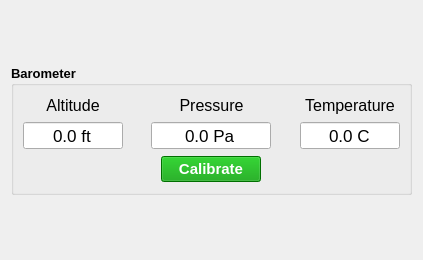
           <widget class="QWidget" name="page_8">
            <property name="geometry">
             <rect>
              <x>0</x>
              <y>0</y>
              <width>423</width>
              <height>260</height>
             </rect>
            </property>
            <attribute name="label">
             <string>BAROMETER</string>
            </attribute>
            <layout class="QGridLayout" name="gridLayout_35">
             <item row="0" column="0">
              <widget class="QGroupBox" name="groupBox_3">
               <property name="sizePolicy">
                <sizepolicy hsizetype="Preferred" vsizetype="Minimum">
                 <horstretch>0</horstretch>
                 <verstretch>0</verstretch>
                </sizepolicy>
               </property>
               <property name="maximumSize">
                <size>
                 <width>16777215</width>
                 <height>130</height>
                </size>
               </property>
               <property name="font">
                <font>
                 <pointsize>10</pointsize>
                 <bold>true</bold>
                </font>
               </property>
               <property name="title">
                <string>Barometer</string>
               </property>
               <layout class="QGridLayout" name="gridLayout_5" rowstretch="0,0,0">
                <item row="0" column="1">
                 <widget class="QLabel" name="label_3">
                  <property name="maximumSize">
                   <size>
                    <width>16777215</width>
                    <height>20</height>
                   </size>
                  </property>
                  <property name="font">
                   <font>
                    <pointsize>12</pointsize>
                    <bold>false</bold>
                   </font>
                  </property>
                  <property name="text">
                   <string>Pressure</string>
                  </property>
                  <property name="alignment">
                   <set>Qt::AlignCenter</set>
                  </property>
                 </widget>
                </item>
                <item row="1" column="1" alignment="Qt::AlignHCenter">
                 <widget class="QDoubleSpinBox" name="pressure_SB">
                  <property name="minimumSize">
                   <size>
                    <width>120</width>
                    <height>0</height>
                   </size>
                  </property>
                  <property name="maximumSize">
                   <size>
                    <width>100</width>
                    <height>16777215</height>
                   </size>
                  </property>
                  <property name="font">
                   <font>
                    <pointsize>13</pointsize>
                    <bold>false</bold>
                   </font>
                  </property>
                  <property name="frame">
                   <bool>true</bool>
                  </property>
                  <property name="alignment">
                   <set>Qt::AlignCenter</set>
                  </property>
                  <property name="readOnly">
                   <bool>true</bool>
                  </property>
                  <property name="buttonSymbols">
                   <enum>QAbstractSpinBox::NoButtons</enum>
                  </property>
                  <property name="suffix">
                   <string> Pa</string>
                  </property>
                  <property name="decimals">
                   <number>1</number>
                  </property>
                  <property name="maximum">
                   <double>1000000.000000000000000</double>
                  </property>
                 </widget>
                </item>
                <item row="2" column="1" alignment="Qt::AlignHCenter">
                 <widget class="QPushButton" name="calibrateAltimeter_PB">
                  <property name="minimumSize">
                   <size>
                    <width>100</width>
                    <height>0</height>
                   </size>
                  </property>
                  <property name="maximumSize">
                   <size>
                    <width>100</width>
                    <height>16777215</height>
                   </size>
                  </property>
                  <property name="font">
                   <font>
                    <pointsize>11</pointsize>
                    <bold>true</bold>
                   </font>
                  </property>
                  <property name="styleSheet">
                   <string notr="true">color: rgb(255, 255, 255);
background-color: rgb(0, 155, 0);</string>
                  </property>
                  <property name="text">
                   <string>Calibrate</string>
                  </property>
                 </widget>
                </item>
                <item row="0" column="0">
                 <widget class="QLabel" name="label_2">
                  <property name="font">
                   <font>
                    <pointsize>12</pointsize>
                    <bold>false</bold>
                   </font>
                  </property>
                  <property name="text">
                   <string>Altitude</string>
                  </property>
                  <property name="alignment">
                   <set>Qt::AlignCenter</set>
                  </property>
                 </widget>
                </item>
                <item row="1" column="2">
                 <widget class="QDoubleSpinBox" name="temperature_SB">
                  <property name="maximumSize">
                   <size>
                    <width>100</width>
                    <height>16777215</height>
                   </size>
                  </property>
                  <property name="font">
                   <font>
                    <pointsize>13</pointsize>
                    <bold>false</bold>
                   </font>
                  </property>
                  <property name="frame">
                   <bool>true</bool>
                  </property>
                  <property name="alignment">
                   <set>Qt::AlignCenter</set>
                  </property>
                  <property name="readOnly">
                   <bool>true</bool>
                  </property>
                  <property name="buttonSymbols">
                   <enum>QAbstractSpinBox::NoButtons</enum>
                  </property>
                  <property name="suffix">
                   <string> C</string>
                  </property>
                  <property name="decimals">
                   <number>1</number>
                  </property>
                  <property name="minimum">
                   <double>-50.000000000000000</double>
                  </property>
                 </widget>
                </item>
                <item row="1" column="0">
                 <widget class="QDoubleSpinBox" name="altitude_SB">
                  <property name="maximumSize">
                   <size>
                    <width>100</width>
                    <height>16777215</height>
                   </size>
                  </property>
                  <property name="font">
                   <font>
                    <pointsize>13</pointsize>
                    <bold>false</bold>
                   </font>
                  </property>
                  <property name="frame">
                   <bool>true</bool>
                  </property>
                  <property name="alignment">
                   <set>Qt::AlignCenter</set>
                  </property>
                  <property name="readOnly">
                   <bool>true</bool>
                  </property>
                  <property name="buttonSymbols">
                   <enum>QAbstractSpinBox::NoButtons</enum>
                  </property>
                  <property name="suffix">
                   <string> ft</string>
                  </property>
                  <property name="decimals">
                   <number>1</number>
                  </property>
                  <property name="minimum">
                   <double>-100.000000000000000</double>
                  </property>
                  <property name="maximum">
                   <double>1000.000000000000000</double>
                  </property>
                 </widget>
                </item>
                <item row="0" column="2">
                 <widget class="QLabel" name="label_4">
                  <property name="font">
                   <font>
                    <pointsize>12</pointsize>
                    <bold>false</bold>
                   </font>
                  </property>
                  <property name="text">
                   <string>Temperature</string>
                  </property>
                  <property name="alignment">
                   <set>Qt::AlignCenter</set>
                  </property>
                 </widget>
                </item>
               </layout>
              </widget>
             </item>
            </layout>
           </widget>
